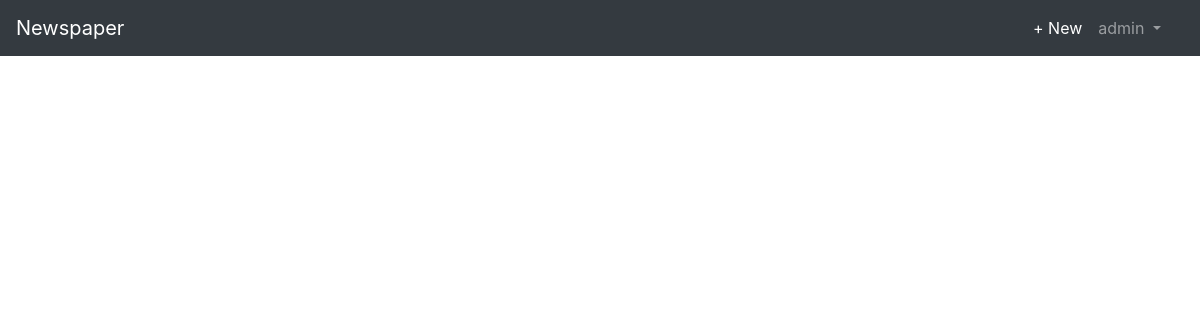
The page /articles/ (signed in) on the database as committed earlier.
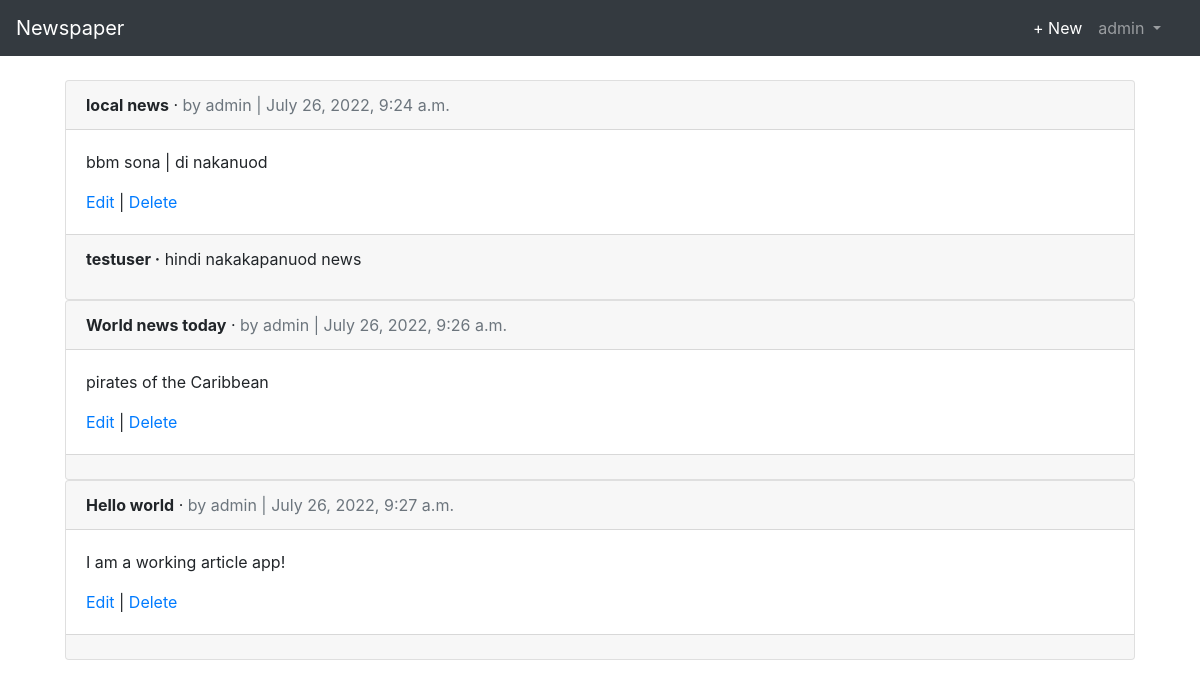
The same page on the database as committed later.
### users/models.py (models this page shows)
class CustomUser(AbstractUser):
    age = models.PositiveIntegerField(null=True, blank=True)

### articles/models.py (models this page shows, shortened)
class Article(models.Model):
    title = models.CharField(max_length=255)
    body = models.TextField()
    date = models.DateTimeField(auto_now_add=True)
    author = models.ForeignKey(
        get_user_model(),
        on_delete = models.CASCADE,
    )

class Comment(models.Model):
    article = models.ForeignKey(
        Article,
        on_delete = models.CASCADE,
        related_name='comments',)
    comment =  models.CharField(max_length=140)
    author = models.ForeignKey(
        get_user_model(),
        on_delete=models.CASCADE,
        related_name='comments',
    )
    def __str__(self):
        return self.comment

### articles/views.py (the view)
# urls.py: path('',ArticleListView.as_view(),name='article_list'),
class ArticleListView(LoginRequiredMixin,ListView):
    model = Article
    template_name = 'article_list.html'
    login_url = 'login'

### users/templates/article_list.html (shortened to what this page needs)
{% extends 'base.html' %}
{% block content %}
    {% for article in object_list %}
        <div class="card">
            <div class="card-header">
                <span class="font-weight-bold">{{article.title}}</span> &middot;
                <span class="text-muted">by {{article.author}} | {{article.date}}</span>
            </div>
            <div class="card-body">
                <p>{{article.body}}</p>
                <a href="{% url 'article_edit' article.pk %}">Edit</a> |
                <a href="{% url 'article_delete' article.pk %}">Delete</a>
            </div>
            <div class="card-footer">
               {% for comment in article.comments.all %}
                    <p>
                        <span class="font-weight-bold">{{comment.author}} &middot;</span>
                        {{comment}}
                    </p>
               {% endfor %}
            </div>
        </div>
    {% endfor %}
{% endblock content %}

### users/templates/base.html (shortened to what this page needs)
<!DOCTYPE html>
<link rel="stylesheet" href="https://stackpath.bootstrapcdn.com/bootstrap/5.0.0-alpha1/css/bootstrap.min.css" html>
    <head>
        <link rel="stylesheet" href="https://stackpath.bootstrapcdn.com/bootstrap/4.5.2/css/bootstrap.min.css">
    </head>
    <body>
                <div >
                    <nav class="navbar navbar-expand-sm navbar-dark bg-dark mb-4">
                        <a class="navbar-brand" href="{% url 'home' %}" style="color:white" >Newspaper</a>
                        <div class="container-fluid">
                            <div class="collapse navbar-collapse" id="navbarCollapse">
                                {% if user.is_authenticated %}
                                    <ul class="navbar-nav ml-auto">
                                        <li class="nav-item active">
                                            <li class="nav-item active ">
                                            <a class="nav-link" aria-current="page"
                                                href="{% url 'article_new'%}"
                                                style="color:white">+ New</a></li>
                                            <a class="nav-link dropdown-toggle" href="#" id="userMenu"
                                                data-toggle="dropdown"
                                                aria-haspopup="true"
                                                aria-expanded="false">
                                                {{user.username}}
                                            </a>
                                        </li>
                                    </ul>
                               {% endif %}
                            </div>
                        </div>
                    </nav>
                </div>
                <div style="padding-left: 65px;padding-right:65px">
                    {% block content %}
                    {% endblock content %}
                </div>
    </body>
</html>

Rows that differ between the two databases and show on the page:
added Article: title "local news", author "admin", date "July 26, 2022, 9:24 a.m.", body "bbm sona | di nakanuod"
added Comment: author "testuser", comment "hindi nakakapanuod news"
added Article: title "World news today", author "admin", date "July 26, 2022, 9:26 a.m.", body "pirates of the Caribbean"
added Article: title "Hello world", author "admin", date "July 26, 2022, 9:27 a.m.", body "I am a working article app!"
